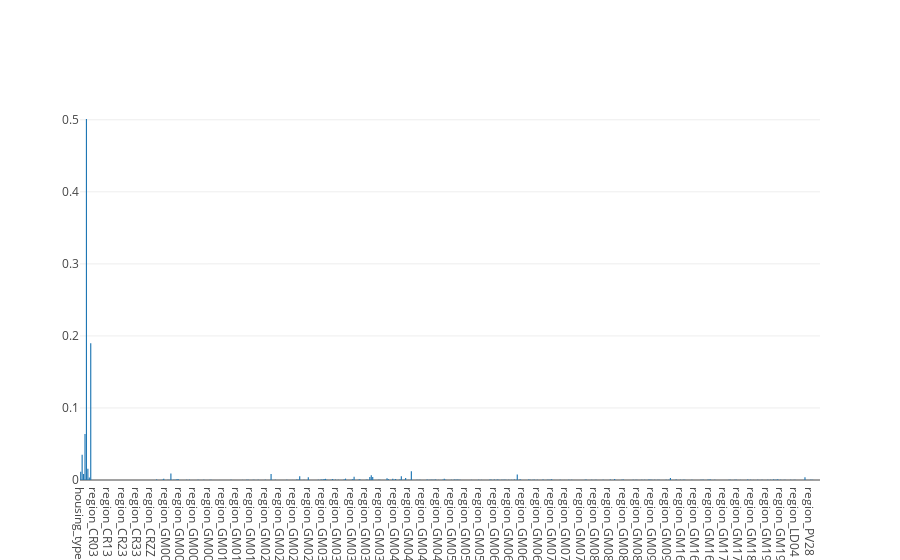

Notebook code for this chart:
### Markdown cell above
#### Here below, we can visualize some relative feature importance. Notice that one housing type contributes more than all other factors combined.

### Code cell
feature_imp = go.Bar(x=test_x.columns, y=gbt.feature_importances_, name='Feature importance')
py.iplot([feature_imp])

### Figure 1 — Plotly figure (JSON) as saved in the notebook; plotly's stock layout.template omitted (floating-point values rounded to 4 significant figures; data arrays with more than 128 entries replaced by an {"elided": "..."} marker saying what was removed)
{"data": [{"name": "Feature importance", "type": "bar", "uid": "13ca19a4-27ae-48eb-9500-bc2b815546f3", "x": {"elided": "517 str values"}, "y": {"elided": "517 float values"}}], "layout": {}}
